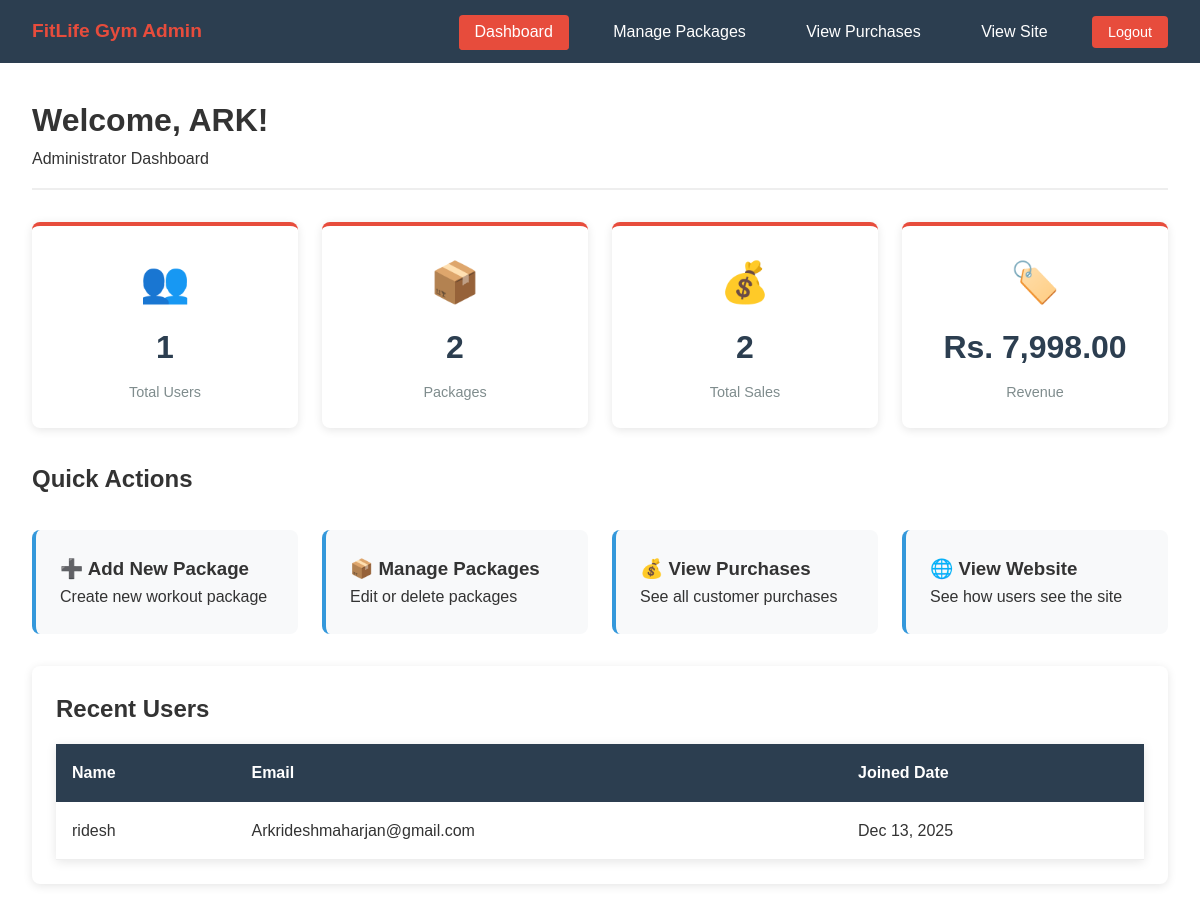
/admin/dashboard.php (signed in), run on an earlier commit of the app's database.
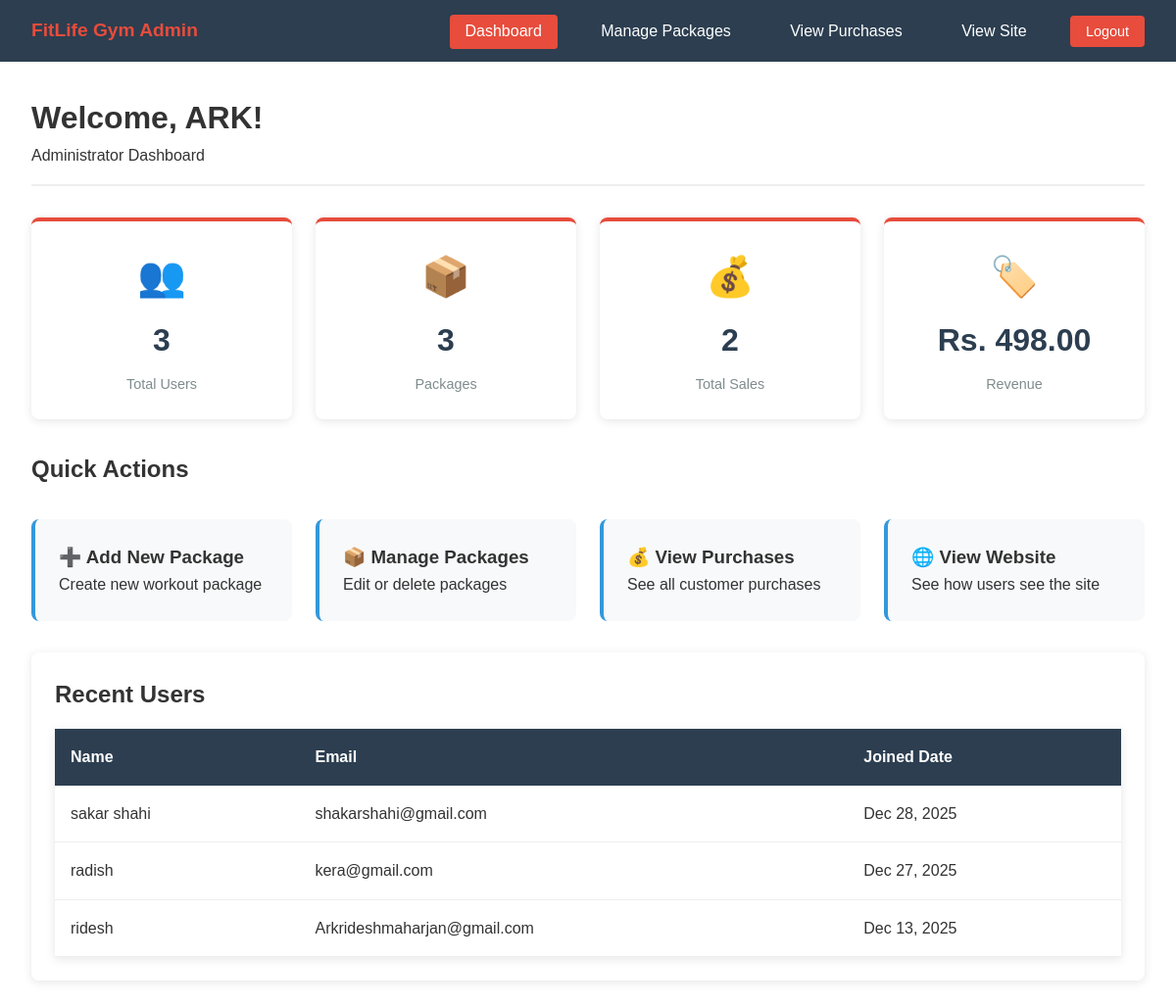
And on a later commit of the database.
### tables this page shows
CREATE TABLE `users` (
  `id` int(11) NOT NULL,
  `full_name` varchar(100) NOT NULL,
  `email` varchar(100) NOT NULL,
  `phone` varchar(15) DEFAULT NULL,
  `password` varchar(255) NOT NULL,
  `created_at` timestamp NOT NULL DEFAULT current_timestamp(),
  `role` enum('user','admin') DEFAULT 'user'
);

### admin/dashboard.php (the view, shortened to what this page needs)
<?php
require_once '../includes/database.php';
try {
    $stmt = $pdo->query("SELECT COUNT(*) as total_users FROM users WHERE role = 'user'");
    $total_users = $stmt->fetch()['total_users'];
    $stmt = $pdo->query("SELECT COUNT(*) as total_packages FROM packages");
    $total_packages = $stmt->fetch()['total_packages'];
    $stmt = $pdo->query("SELECT COUNT(*) as total_purchases FROM purchases");
    $total_purchases = $stmt->fetch()['total_purchases'];
    $stmt = $pdo->query("SELECT SUM(amount) as total_revenue FROM purchases");
    $total_revenue = $stmt->fetch()['total_revenue'] ?? 0;
    $stmt = $pdo->query("SELECT full_name, email, created_at FROM users WHERE role = 'user' ORDER BY created_at DESC LIMIT 5");
    $recent_users = $stmt->fetchAll();
} catch (PDOException $e) {
    $error = "Database error: " . $e->getMessage();
}
?>
<!DOCTYPE html>
<html>
<head>
    <link rel="stylesheet" href="../css/style.css">
</head>
<body>
    <?php include 'admin-nav.php'; ?>
    <div class="admin-dashboard">
        <div class="dashboard-header">
            <h1>Welcome, <?php echo htmlspecialchars($_SESSION['user_name']); ?>!</h1>
            <p>Administrator Dashboard</p>
        </div>
        <div class="stats-grid">
            <div class="stat-card">
                <div class="stat-icon">👥</div>
                <div class="stat-number"><?php echo $total_users; ?></div>
                <div class="stat-label">Total Users</div>
            </div>
            <div class="stat-card">
                <div class="stat-icon">📦</div>
                <div class="stat-number"><?php echo $total_packages; ?></div>
                <div class="stat-label">Packages</div>
            </div>
            <div class="stat-card">
                <div class="stat-icon">💰</div>
                <div class="stat-number"><?php echo $total_purchases; ?></div>
                <div class="stat-label">Total Sales</div>
            </div>
            <div class="stat-card">
                <div class="stat-icon">🏷️</div>
                <div class="stat-number">Rs. <?php echo number_format($total_revenue, 2); ?></div>
                <div class="stat-label">Revenue</div>
            </div>
        </div>
        <h2>Quick Actions</h2>
        <div class="action-grid">
            <a href="add-package.php" class="action-card">
                <h3>➕ Add New Package</h3>
                <p>Create new workout package</p>
            </a>
            <a href="manage-packages.php" class="action-card">
                <h3>📦 Manage Packages</h3>
                <p>Edit or delete packages</p>
            </a>
            <a href="view-purchases.php" class="action-card">
                <h3>💰 View Purchases</h3>
                <p>See all customer purchases</p>
            </a>
            <a href="../index.php" class="action-card">
                <h3>🌐 View Website</h3>
                <p>See how users see the site</p>
            </a>
        </div>
        <div class="recent-section">
            <h2>Recent Users</h2>
            <?php if (!empty($recent_users)): ?>
                <table class="data-table">
                    <thead>
                        <tr>
                            <th>Name</th>
                            <th>Email</th>
                            <th>Joined Date</th>
                        </tr>
                    </thead>
                    <tbody>
                        <?php foreach ($recent_users as $user): ?>
                            <tr>
                                <td><?php echo htmlspecialchars($user['full_name']); ?></td>
                                <td><?php echo htmlspecialchars($user['email']); ?></td>
                                <td><?php echo date('M d, Y', strtotime($user['created_at'])); ?></td>
                            </tr>
                        <?php endforeach; ?>
                    </tbody>
                </table>
            <?php else: ?>
                <p>No users registered yet.</p>
            <?php endif; ?>
        </div>
    </div>
</body>
</html>

What changed in the data, as far as the page shows it:
added users: full_name "sakar shahi", email "shakarshahi@gmail.com", created_at "Dec 28, 2025"
added users: full_name "radish", email "kera@gmail.com", created_at "Dec 27, 2025"
Also different on the page:
$total_users: "1" → "3"
$total_packages: "2" → "3"
$total_revenue: "7,998.00" → "498.00"
